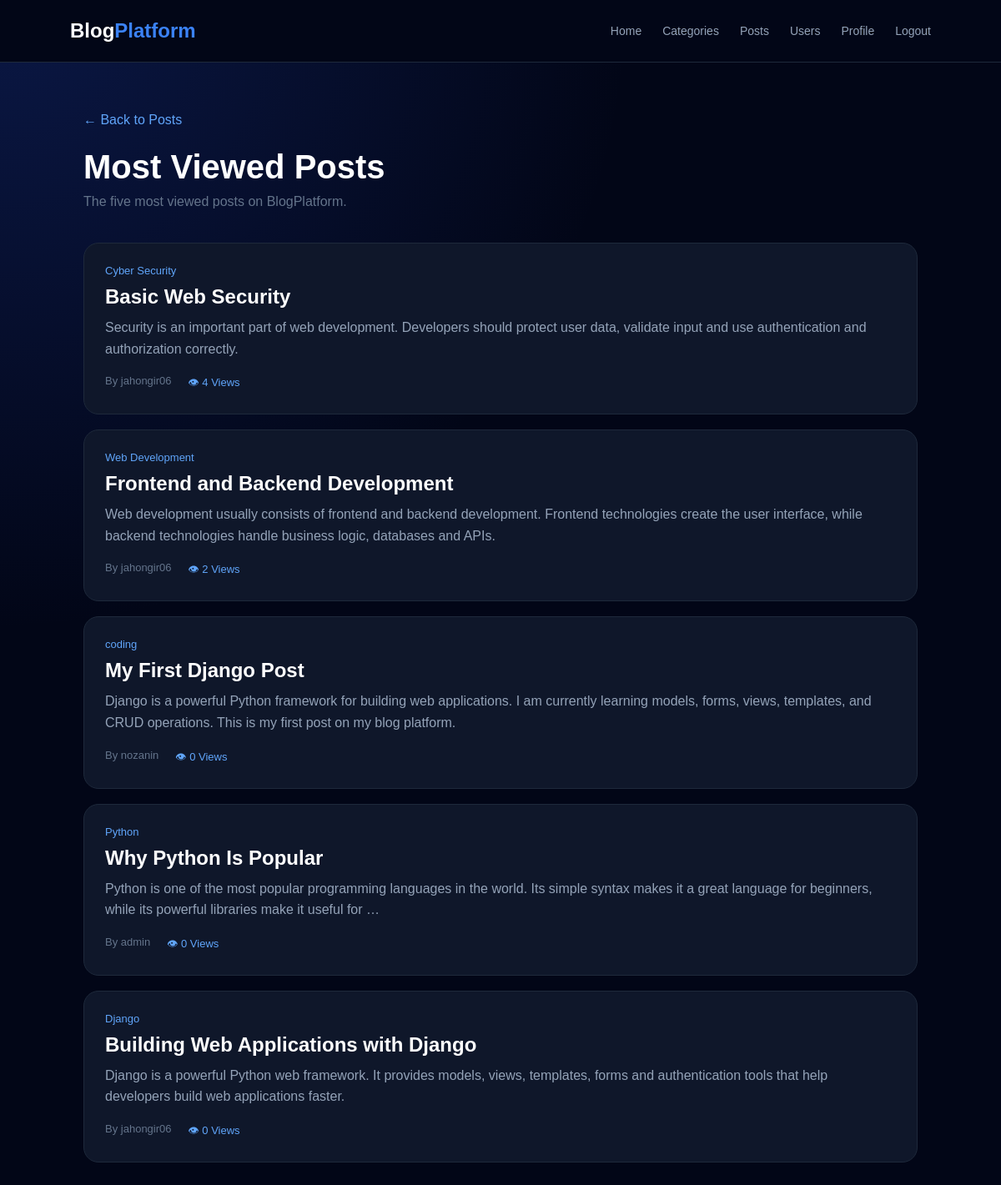
/posts/most-viewed/, run on the app's committed database.
### blog/models.py (models this page shows, shortened)
class Post(models.Model):
    author = models.ForeignKey(settings.AUTH_USER_MODEL, on_delete=models.CASCADE,related_name="posts")
    title = models.CharField(max_length=200)
    content = models.TextField()
    category = models.ForeignKey("categories.Category",on_delete=models.CASCADE, related_name="posts")
    image = models.ImageField(upload_to="posts/",blank=True,null=True)
    status = models.CharField(max_length=20,choices=[("draft", "Draft"),("published", "Published"),],default="draft")
    created_at = models.DateTimeField(auto_now_add=True)
    updated_at = models.DateTimeField(auto_now=True)
    views_count = models.PositiveIntegerField(default=0)
    class Meta:
        verbose_name = "post"
        verbose_name_plural = "posts"
        ordering = ["-created_at"]

### categories/models.py (models this page shows, shortened)
class Category(models.Model):
    name = models.CharField(
        max_length=100
    )
    description = models.TextField(
        blank=True
    )
    image = models.ImageField(
        upload_to="categories/",
        blank=True,
        null=True
    )
    is_active = models.BooleanField(
        default=True
    )
    created_at = models.DateTimeField(
        auto_now_add=True
    )
    updated_at = models.DateTimeField(
        auto_now=True
    )
    class Meta:
        ordering = ["-created_at"]
        verbose_name = "category"
        verbose_name_plural = "categories"

### users/models.py (models this page shows, shortened)
class CustomUser(AbstractUser):
    username = models.CharField(max_length=150, unique=True)
    email = models.EmailField(max_length=150, unique=True, blank=True, null=True)
    avatar = models.ImageField(upload_to="avatars/", default="avatars/default.png" )
    bio = models.TextField(max_length=150, blank=True, null=True)
    website = models.URLField(blank=True, null=True)
    social_links = models.JSONField(default=dict, blank=True, null=True)
    created_at = models.DateTimeField(auto_now_add=True)
    updated_at = models.DateTimeField(auto_now=True)
    tel_number = models.CharField( max_length=15,blank=True,null=True)
    address = models.CharField(max_length=250,blank=True,null=True)
    class Meta:
        verbose_name = "User"
        verbose_name_plural = "Users"
    ordering = ['-created_at']

### blog/views.py (the view)
# urls.py: path("posts/most-viewed/", MostViewedPostsView.as_view(), name="most_viewed"),
class MostViewedPostsView(View):
    def get(self, request):
        posts = Post.objects.all().order_by("-views_count")[:5]
        return render(request, "blog/most_viewed.html", {"posts": posts})

### templates/blog/most_viewed.html (shortened to what this page needs)
<!DOCTYPE html>
<html lang="en">
<head>
</head>
<body>
<nav class="navbar">
    <div class="logo">
        Blog<span>Platform</span>
    </div>
    <div class="nav-links">
        <a href="{% url 'home' %}">Home</a>
        <a href="{% url 'category_list' %}">Categories</a>
        <a href="{% url 'post_list' %}">Posts</a>
        <a href="{% url 'user_list' %}">Users</a>
        <a href="{% url 'profile' %}">Profile</a>
        <a href="{% url 'logout' %}">Logout</a>
    </div>
</nav>
<main class="container">
    <a href="{% url 'post_list' %}" class="back">
        ← Back to Posts
    </a>
    <h1>
        Most Viewed Posts
    </h1>
    <p class="subtitle">
        The five most viewed posts on BlogPlatform.
    </p>
    <div class="posts">
        {% for post in posts %}
            <a href="{% url 'post_detail' post.pk %}" class="post-card">
                <div class="category">
                    {{ post.category.name }}
                </div>
                <div class="title">
                    {{ post.title }}
                </div>
                <div class="content">
                    {{ post.content|truncatewords:30 }}
                </div>
                <div class="meta">
                    <span>
                        By {{ post.author.username }}
                    </span>
                    <span class="views">
                        👁 {{ post.views_count }} Views
                    </span>
                </div>
            </a>
        {% empty %}
            <p class="empty">
                No posts found.
            </p>
        {% endfor %}
    </div>
</main>
</body>
</html>

### templates/blog/most_viewed.html (style rules this page uses)
* { margin: 0; padding: 0; box-sizing: border-box; }
body { min-height: 100vh; font-family: Arial, sans-serif; color: #e2e8f0; background: radial-gradient(circle at top left, rgba(30, 64, 175, .3), transparent 40%), #020617; }
.navbar { height: 75px; padding: 0 7%; display: flex; align-items: center; justify-content: space-between; background: #020617; border-bottom: 1px solid #1e293b; }
.logo { color: white; font-size: 24px; font-weight: 800; }
.logo span { color: #3b82f6; }
.nav-links { display: flex; gap: 25px; }
.nav-links a { color: #94a3b8; text-decoration: none; font-size: 14px; }
.container { width: 90%; max-width: 1000px; margin: 60px auto; }
.back { display: inline-block; margin-bottom: 25px; color: #60a5fa; text-decoration: none; }
h1 { color: white; font-size: 40px; margin-bottom: 10px; }
.subtitle { color: #64748b; margin-bottom: 40px; }
.posts { display: flex; flex-direction: column; gap: 18px; }
.post-card { display: block; padding: 25px; background: #0f172a; border: 1px solid #1e293b; border-radius: 18px; text-decoration: none; }
.category { color: #60a5fa; font-size: 13px; margin-bottom: 10px; }
.title { color: white; font-size: 24px; font-weight: 700; margin-bottom: 10px; }
.content { color: #94a3b8; line-height: 1.6; }
.meta { display: flex; gap: 20px; margin-top: 18px; color: #64748b; font-size: 13px; }
.views { color: #60a5fa; }

### data on the page
Post: category.name "Cyber Security", title "Basic Web Security", content "Security is an important part of web development. Developers should protect user data, validate input and use authentication and authorization correctly.", author.username "jahongir06", views_count "4"
Post: category.name "Web Development", title "Frontend and Backend Development", content "Web development usually consists of frontend and backend development. Frontend technologies create the user interface, while backend technologies handle business logic, databases and APIs.", author.username "jahongir06", views_count "2"
Post: category.name "coding", title "My First Django Post", content "Django is a powerful Python framework for building web applications. I am currently learning models, forms, views, templates, and CRUD operations. This is my first post on my blog platform.", author.username "nozanin", views_count "0"
Post: category.name "Python", title "Why Python Is Popular", content "Python is one of the most popular programming languages in the world. Its simple syntax makes it a great language for beginners, while its powerful libraries make it useful for …", author.username "admin", views_count "0"
Post: category.name "Django", title "Building Web Applications with Django", content "Django is a powerful Python web framework. It provides models, views, templates, forms and authentication tools that help developers build web applications faster.", author.username "jahongir06", views_count "0"
